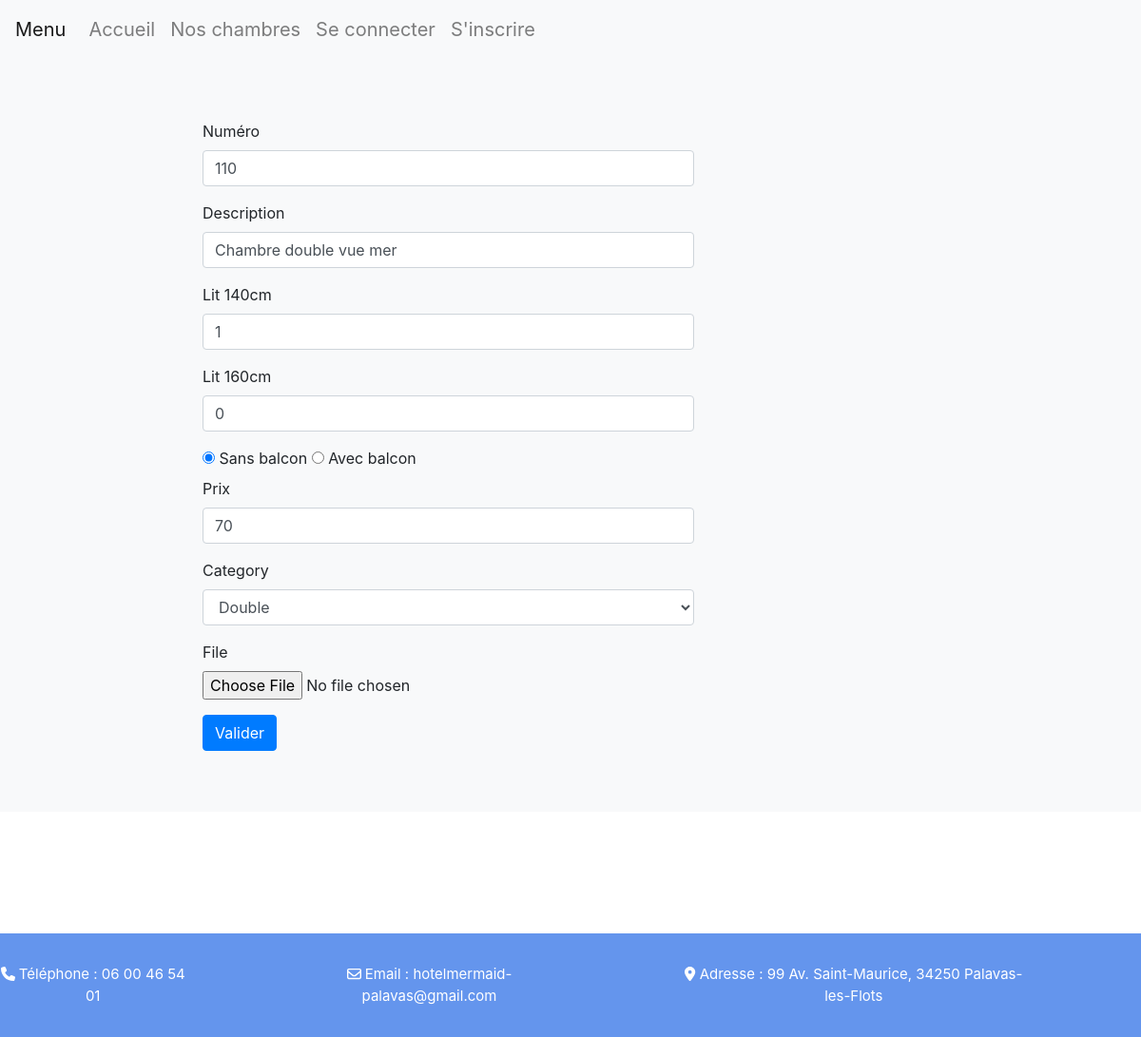
The page /src/bedroom/edit.php?id=7 on the database its author committed.
### tables this page shows
CREATE TABLE IF NOT EXISTS `bedroom` (
  `id` int NOT NULL AUTO_INCREMENT,
  `number` int NOT NULL,
  `double_bed` tinyint(1) NOT NULL,
  `double_king_bed` tinyint(1) NOT NULL,
  `balcon` tinyint(1) NOT NULL,
  `category_id` int NOT NULL,
  `price` int NOT NULL,
  `description` varchar(500) NOT NULL,
  `file` varchar(255) NOT NULL,
  PRIMARY KEY (`id`),
  KEY `fk_foreign_category` (`category_id`)
);

CREATE TABLE IF NOT EXISTS `category` (
  `id` int NOT NULL AUTO_INCREMENT,
  `name` varchar(255) NOT NULL,
  PRIMARY KEY (`id`)
);

### src/bedroom/edit.php (the view, shortened to what this page needs)
<?php
require_once (__DIR__ . '/../../includes/header.php');
require_once (__DIR__ . '/../../includes/head.php');
$stm = $pdo->query("SELECT id, name FROM category");
$categories = $stm->fetchAll(PDO::FETCH_ASSOC);
if ($_GET) {
    $stm = $pdo->query("SELECT * FROM bedroom WHERE id =" . $_GET['id']);
    $product = $stm->fetch(PDO::FETCH_ASSOC);
}
?>
    <main role="main">
        <div class="py-5 bg-light">
            <div class="container">
                <div class="col-12 col-md-9 col-xl-8 py-md-3 pl-md-5 bd-content">
                    <form method="post" enctype="multipart/form-data" action="">
                        <div class="form-group">
                            <label for="numero">Numéro</label>
                            <input type="text" class="form-control" name="numero" value="<?=$product['number']?>" id="numero">
                        </div>
                        <div class="form-group">
                            <label for="description">Description</label>
                            <input type="text" class="form-control" name="description" value="<?=$product['description']?>" id="description"></input>
                        </div>
                        <div class="form-group">
                            <label for="doublebed">Lit 140cm</label>
                            <input type="number" class="form-control" name="doublebed" value="<?=$product['double_bed']?>" id="doublebed" max=1 min=0></input>
                        </div>
                        <div class="form-group">
                            <label for="doublekingbed">Lit 160cm</label>
                            <input type="number" class="form-control" name="doublekingbed" value="<?=$product['double_king_bed']?>" id="doublekingbed" max=1 min=0></input>
                        </div>
                        <label>
                            <input type="radio" id="type1" name="balcon" value="0" id="balcon" checked>
                            Sans balcon
                        </label>
                        <label>
                            <input type="radio" id="type2" name="balcon" value="1" id="balcon">
                            Avec balcon
                        </label>
                        <div class="form-group">
                            <label for="price">Prix</label>
                            <input type="text" class="form-control" name="price" value="<?=$product['price']?>" id="price">
                        </div>
                        <div class="form-group">
                            <label for="category">Category</label>
                            <select class="form-control" id="category" name="category">
                                <?php foreach ($categories as $c) { ?>
                                    <option <?=($product['category_id'] == $c['id']) ? "selected" : ''?> value="<?=$c['id']?>"><?=$c['name']?></option>
                                <?php } ?>
                            </select>
                        </div>
                        <div class="form-group">
                            <label for="file">File</label>
                            <input type="file" class="form-control-file" name="file" id="file">
                        </div>
                        <button type="submit" class="btn btn-primary">Valider</button>
                    </form>
                </div>
            </div>
        </div>
    </main>
<?php
require_once (__DIR__ . '/../../includes/footer.php');
?>

### assets/css/main.css (style rules this page uses)
body { margin: 0; }
.container { width: 100%; margin-left: auto; margin-right: auto; }
main { padding-bottom: 8rem; }
@media screen and (min-width: 576px) { .container { max-width: 600px; } }
@media screen and (min-width: 768px) { .container { max-width: 700px; } }
@media screen and (min-width: 992px) { .container { max-width: 900px; } }

### rows shown on the page
bedroom: numero "110", description "Chambre double vue mer", doublebed "1", doublekingbed "0", price "70", category "Double"
